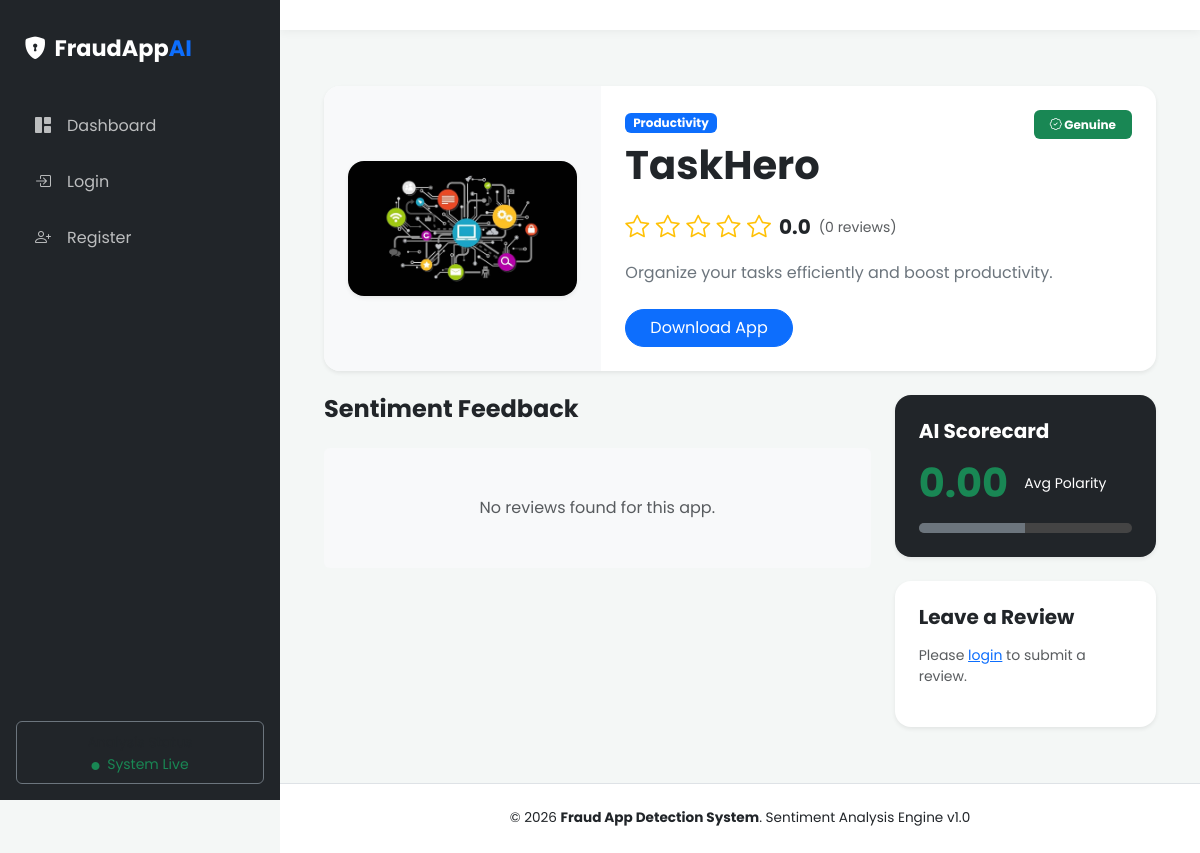
/app/3/, run on an earlier commit of the app's database.
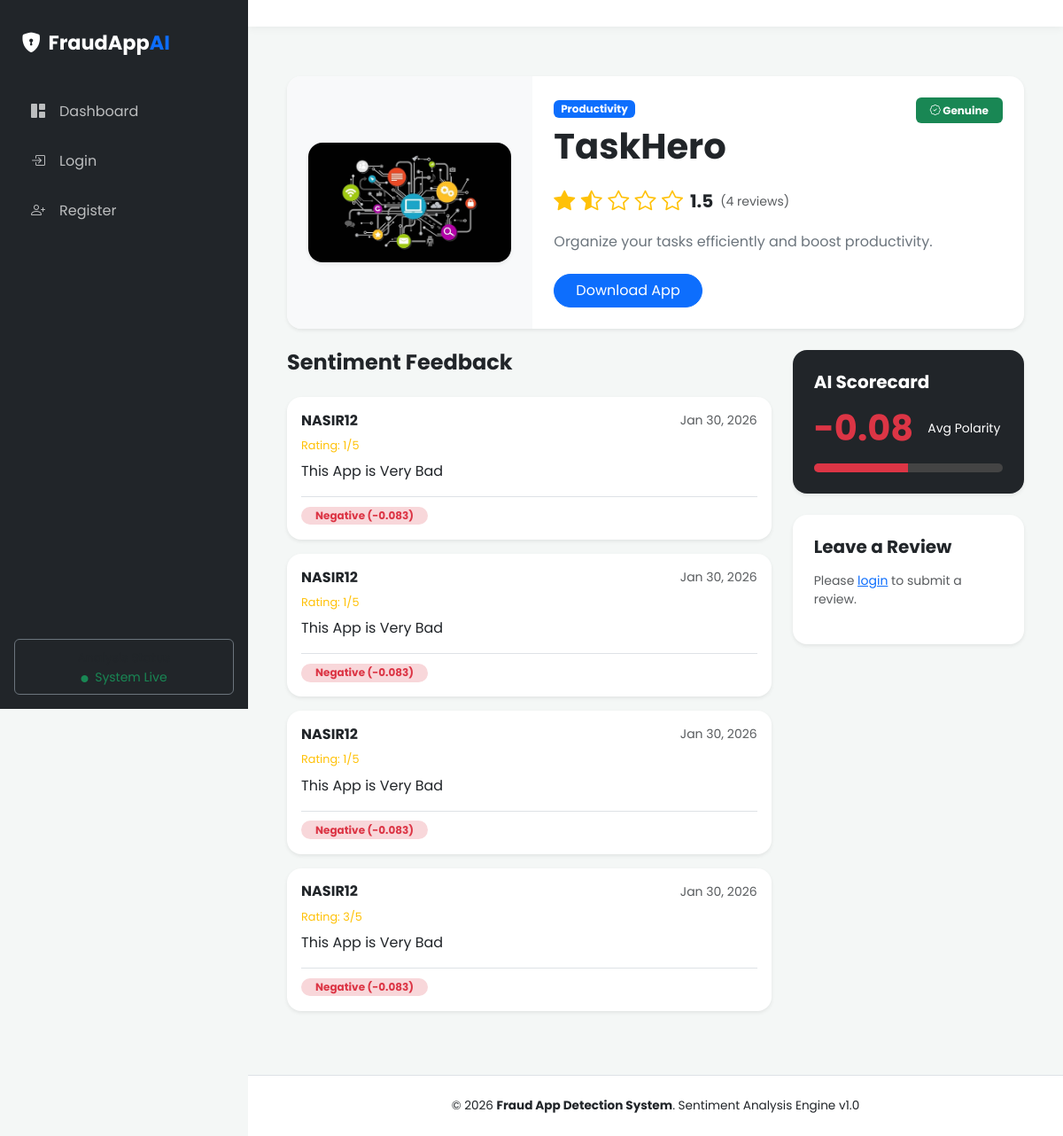
And on a later commit of the database.
### myapp/models.py (models this page shows, shortened)
class Application(models.Model):
    app_id = models.AutoField(primary_key=True)
    category = models.CharField(max_length=50)
    app_name = models.CharField(max_length=150)
    app_link = models.URLField(max_length=255, blank=True, null=True)
    description = models.TextField(blank=True, null=True)
    app_image = models.ImageField(upload_to='app_images/', blank=True, null=True)
    FRAUD_STATUS_CHOICES = [
        ('genuine', 'Genuine'),
        ('fraud', 'Fraud'),
    ]
    fraud_status = models.CharField(
        max_length=10,
        choices=FRAUD_STATUS_CHOICES,
        default='genuine'
    )
    created_at = models.DateTimeField(default=timezone.now)

class Review(models.Model):
    review_id = models.AutoField(primary_key=True)
    user = models.ForeignKey(user_register, on_delete=models.CASCADE)
    app = models.ForeignKey(Application, on_delete=models.CASCADE, related_name='reviews')
    rating = models.PositiveSmallIntegerField(default=1)
    comment = models.TextField()
    ip_address = models.GenericIPAddressField(null=True, blank=True)
    sentiment_score = models.DecimalField(max_digits=6, decimal_places=3, null=True, blank=True)
    SENTIMENT_CHOICES = [
        ('Positive', 'Positive'),
        ('Negative', 'Negative'),
        ('Neutral', 'Neutral'),
    ]
    sentiment_label = models.CharField(
        max_length=10,
        choices=SENTIMENT_CHOICES,
        default='Neutral'
    )
    REVIEW_TYPE_CHOICES = [
        ('Genuine', 'Genuine'),
        ('Fake', 'Fake'),
    ]
    review_type = models.CharField(
        max_length=10,
        choices=REVIEW_TYPE_CHOICES,
        default='Genuine'
    )
    created_at = models.DateTimeField(default=timezone.now)

class user_register(models.Model):
    id = models.AutoField(primary_key=True)
    profile_picture = models.ImageField(upload_to='profile_pics/', blank=True, null=True)
    full_name = models.CharField(max_length=255)
    username = models.CharField(max_length=150, unique=True)
    email = models.EmailField(unique=True)
    password = models.CharField(max_length=128)
    GENDER_CHOICES = [
        ('male', 'Male'),
        ('female', 'Female'),
    ]
    gender = models.CharField(max_length=6, choices=GENDER_CHOICES)
    age = models.PositiveIntegerField()

### myapp/views.py (the view)
# urls.py: path('app/<int:app_id>/', views.app_details, name='app_details'),
def app_details(request, app_id):
    application = get_object_or_404(Application, app_id=app_id)
    reviews = Review.objects.filter(app=application).order_by('-created_at')
    metrics = reviews.aggregate(
        avg_rating=Avg('rating'),
        avg_sentiment=Avg('sentiment_score')
    )
    username = request.session.get('username')
    user = user_register.objects.filter(username=username).first() if username else None
    if request.method == 'POST' and user:
        form = ReviewForm(request.POST)
        if form.is_valid():
            review = form.save(commit=False)
            review.user = user
            review.app = application
            ip_address = socket.gethostbyname(socket.gethostname())
            review.ip_address = ip_address
            user_review_count = Review.objects.filter(
                user=user,
                app=application
            ).count()
            if user_review_count >= 3:
                review.review_type = 'Fake'
            else:
                review.review_type = 'Genuine'
            score, label = get_sentiment_score(review.comment)
            review.sentiment_score = score
            review.sentiment_label = label
            review.save()
            return redirect('app_details', app_id=application.app_id)
    else:
        form = ReviewForm()
    return render(request, 'app_details.html', {
        'application': application,
        'reviews': reviews,
        'form': form,
        'username': username,
        'avg_rating': metrics['avg_rating'] or 0,
        'avg_sentiment': metrics['avg_sentiment'] or 0
    })

### templates/app_details.html (shortened to what this page needs)
{% extends "base.html" %}
{% load static %}
{% block content %}
<div class="container-fluid py-4">
    <div class="card shadow-sm border-0 rounded-4 mb-4 overflow-hidden">
        <div class="row g-0">
            <div class="col-md-4 bg-light d-flex align-items-center justify-content-center p-4">
                {% if application.app_image %}
                    <img src="{{ application.app_image.url }}" class="img-fluid rounded-4 shadow-sm" style="max-height: 280px;">
                {% else %}
                    <i class="bi bi-app-indicator display-1 text-muted"></i>
                {% endif %}
            </div>
            <div class="col-md-8 p-4">
                <div class="d-flex justify-content-between align-items-start">
                    <div>
                        <span class="badge bg-primary mb-2">{{ application.category }}</span>
                        <h1 class="fw-bold mb-1">{{ application.app_name }}</h1>
                    </div>
                    {% if application.fraud_status == 'fraud' %}
                        <span class="badge bg-danger p-2 px-3"><i class="bi bi-exclamation-triangle"></i> Fraudulent</span>
                    {% else %}
                        <span class="badge bg-success p-2 px-3"><i class="bi bi-patch-check"></i> Genuine</span>
                    {% endif %}
                </div>
                <div class="my-3 d-flex align-items-center">
                    <span class="text-warning fs-4 me-2">
                        <i class="bi {% if avg_rating >= 1 %}bi-star-fill{% elif avg_rating > 0 %}bi-star-half{% else %}bi-star{% endif %}"></i>
                        <i class="bi {% if avg_rating >= 2 %}bi-star-fill{% elif avg_rating > 1 %}bi-star-half{% else %}bi-star{% endif %}"></i>
                        <i class="bi {% if avg_rating >= 3 %}bi-star-fill{% elif avg_rating > 2 %}bi-star-half{% else %}bi-star{% endif %}"></i>
                        <i class="bi {% if avg_rating >= 4 %}bi-star-fill{% elif avg_rating > 3 %}bi-star-half{% else %}bi-star{% endif %}"></i>
                        <i class="bi {% if avg_rating >= 5 %}bi-star-fill{% elif avg_rating > 4 %}bi-star-half{% else %}bi-star{% endif %}"></i>
                    </span>
                    <span class="fw-bold fs-5">{{ avg_rating|floatformat:1 }}</span>
                    <span class="text-muted ms-2 small">({{ reviews.count }} reviews)</span>
                </div>
                <p class="text-secondary mb-4">{{ application.description }}</p>
                {% if application.app_link %}
                <a href="{{ application.app_link }}" target="_blank" class="btn btn-primary px-4 rounded-pill">Download App</a>
                {% endif %}
            </div>
        </div>
    </div>
    <div class="row">
        <div class="col-lg-8">
            <h4 class="fw-bold mb-4">Sentiment Feedback</h4>
            {% for review in reviews %}
            <div class="card border-0 shadow-sm rounded-4 mb-3">
                <div class="card-body">
                    <div class="d-flex justify-content-between align-items-center mb-2">
                        <h6 class="mb-0 fw-bold">{{ review.user.username }}</h6>
                        <small class="text-muted">{{ review.created_at|date:"M d, Y" }}</small>
                    </div>
                    <div class="text-warning mb-2" style="font-size: 0.8rem;">
                        Rating: {{ review.rating }}/5
                    </div>
                    <p class="card-text text-dark">{{ review.comment }}</p>
                    <div class="mt-3 pt-2 border-top">
                        <span class="badge rounded-pill
                            {% if review.sentiment_label == 'Positive' %}bg-success-subtle text-success
                            {% elif review.sentiment_label == 'Negative' %}bg-danger-subtle text-danger
                            {% else %}bg-warning-subtle text-dark{% endif %} px-3">
                            {{ review.sentiment_label }} ({{ review.sentiment_score }})
                        </span>
                    </div>
                </div>
            </div>
            {% empty %}
            <div class="card border-0 p-5 text-center bg-light">
                <p class="text-muted m-0">No reviews found for this app.</p>
            </div>
            {% endfor %}
        </div>
        <div class="col-lg-4">
            <div class="card border-0 shadow-sm rounded-4 bg-dark text-white mb-4">
                <div class="card-body p-4">
                    <h5 class="fw-bold mb-3">AI Scorecard</h5>
                    <div class="d-flex align-items-center mb-3">
                        <div class="display-6 fw-bold me-3 {% if avg_sentiment < 0 %}text-danger{% else %}text-success{% endif %}">
                            {{ avg_sentiment|floatformat:2 }}
                        </div>
                        <small class="  text-white">Avg Polarity </small>
                    </div>
                    <div class="progress" style="height: 10px; background-color: #444;">
                        {% if avg_sentiment %}
                            {% widthratio avg_sentiment|add:1 2 100 as width %}
                            <div class="progress-bar {% if avg_sentiment < 0 %}bg-danger{% else %}bg-success{% endif %}"
                                 role="progressbar" style="width: {{ width }}%"></div>
                        {% else %}
                            <div class="progress-bar bg-secondary" role="progressbar" style="width: 50%"></div>
                        {% endif %}
                    </div>
                </div>
            </div>
            <div class="card border-0 shadow-sm rounded-4">
                <div class="card-body p-4">
                    <h5 class="fw-bold mb-3">Leave a Review</h5>
                    {% if username %}
                        <form method="post">
                            {% csrf_token %}
                            {{ form.as_p }}
                            <button type="submit" class="btn btn-primary w-100 py-2">Submit Analysis</button>
                        </form>
                    {% else %}
                        <p class="text-muted small">Please <a href="{% url 'login' %}">login</a> to submit a review.</p>
                    {% endif %}
                </div>
            </div>
        </div>
    </div>
</div>
{% endblock %}

### templates/base.html (shortened to what this page needs)
{% load static %}
<!DOCTYPE html>
<html lang="en">
<head>
    <link href="https://cdn.jsdelivr.net/npm/bootstrap@5.3.3/dist/css/bootstrap.min.css" rel="stylesheet">
    <link href="https://cdn.jsdelivr.net/npm/bootstrap-icons@1.11.3/font/bootstrap-icons.min.css" rel="stylesheet">
</head>
<body>
    <nav id="sidebar">
        <a class="navbar-brand" href="{% url 'home' %}">
            <i class="bi bi-shield-lock-fill me-2"></i>FraudApp<span class="text-primary">AI</span>
        </a>
        <ul class="nav flex-column mb-auto">
            <li class="nav-item">
                <a class="nav-link {% if request.resolver_match.url_name == 'home' %}active{% endif %}" href="{% url 'home' %}">
                    <i class="bi bi-grid-1x2-fill me-3"></i>Dashboard
                </a>
            </li>
            {% if request.session.username %}
                <li class="nav-item">
                    <a class="nav-link" href="{% url 'update_profile' %}"><i class="bi bi-person-gear me-3"></i>Account Settings</a>
                </li>
<li class="nav-item">
    <a class="nav-link" href="{% url 'submit_feedback' %}">
        <i class="bi bi-chat-left-text-fill me-3"></i>Submit Feedback
    </a>
</li>
<li class="nav-item">
    <a class="nav-link" href="{% url 'feedback_list' %}">
        <i class="bi bi-card-list me-3"></i>Feedback List
    </a>
</li>
                <li class="nav-item">
                    <a class="nav-link text-danger" href="{% url 'logout' %}"><i class="bi bi-power me-3"></i>Logout</a>
                </li>
            {% else %}
                <li class="nav-item">
                    <a class="nav-link" href="{% url 'login' %}"><i class="bi bi-box-arrow-in-right me-3"></i>Login</a>
                </li>
                <li class="nav-item">
                    <a class="nav-link" href="{% url 'register' %}"><i class="bi bi-person-plus me-3"></i>Register</a>
                </li>
            {% endif %}
        </ul>
        <div class="p-3">
            <div class="card bg-dark border-secondary">
                <div class="card-body p-2 text-center">
                    <small class="text-muted">Analysis Status</small>
                    <div class="text-success small"><i class="bi bi-circle-fill me-1" style="font-size: 8px;"></i> System Live</div>
                </div>
            </div>
        </div>
    </nav>
    <div id="content">
        <div class="top-bar">
        </div>
        <main>
            {% block content %}{% endblock %}
        </main>
        <footer>
            <p class="mb-0">&copy; 2026 <strong>Fraud App Detection System</strong>. Sentiment Analysis Engine v1.0</p>
        </footer>
    </div>
</body>
</html>

### templates/base.html (style rules this page uses)
:root { --sidebar-width: 280px; --bs-primary: #6f42c1; --bs-dark-bg: #212529; }
body { font-family: 'Poppins', sans-serif; background-color: #f4f7f6; overflow-x: hidden; }
#sidebar { width: var(--sidebar-width); height: 100vh; position: fixed; left: 0; top: 0; background-color: var(--bs-dark-bg); color: white; transition: all 0.3s; z-index: 1000; display: flex; flex-direction: column; }
#sidebar .nav-link { color: rgba(255, 255, 255, 0.7) !important; padding: 12px 20px; margin: 4px 15px; border-radius: 8px; display: flex; align-items: center; }
#sidebar .navbar-brand { padding: 2rem 1.5rem; font-weight: 700; color: white !important; font-size: 1.4rem; }
#content { margin-left: var(--sidebar-width); width: calc(100% - var(--sidebar-width)); min-height: 100vh; transition: all 0.3s; display: flex; flex-direction: column; }
.top-bar { background: white; padding: 15px 30px; box-shadow: 0 2px 10px rgba(0,0,0,0.05); display: flex; justify-content: flex-end; align-items: center; }
main { padding: 2rem; flex: 1; }
footer { background: #fff; padding: 1.5rem; text-align: center; font-size: 0.85rem; border-top: 1px solid #dee2e6; }

What changed in the data, as far as the page shows it:
added Review: user.username "NASIR12", created_at "Jan 30, 2026", rating "1", comment "This App is Very Bad", sentiment_label "Negative", sentiment_score "-0.083"
added Review: user.username "NASIR12", created_at "Jan 30, 2026", rating "1", comment "This App is Very Bad", sentiment_label "Negative", sentiment_score "-0.083"
added Review: user.username "NASIR12", created_at "Jan 30, 2026", rating "1", comment "This App is Very Bad", sentiment_label "Negative", sentiment_score "-0.083"
added Review: user.username "NASIR12", created_at "Jan 30, 2026", rating "3", comment "This App is Very Bad", sentiment_label "Negative", sentiment_score "-0.083"
Also different on the page:
{{ avg_rating|floatformat:1 }}: "0.0" → "1.5"
{{ reviews.count }}: "0" → "4"
{{ avg_sentiment|floatformat:2 }}: "0.00" → "-0.08"
text no longer shown: "No reviews found for this app."
